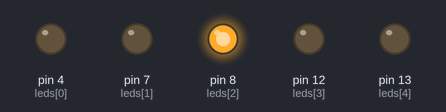
The sketch below on a simulated Arduino Uno, built with avr-gcc and run on an emulated ATmega328P. Parts: output pins drawn as LEDs (lit = HIGH). Random numbers use the default seed unless the sketch sets one.

Above: at 0.1 s.
At 6.1 s:
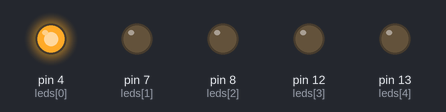
At 10.3 s:
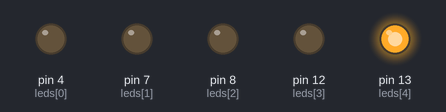
At 18.7 s:
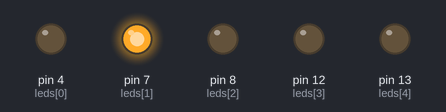
At 28.75 s:
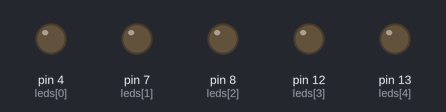
At 39.1 s:
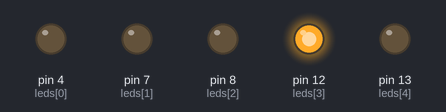
Timing chart, 0 to 40.0 s (numbered marks = the images above):
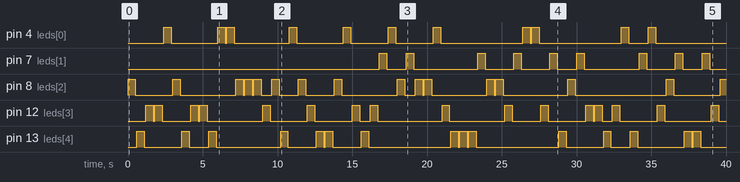

Measured:
- by itself, pin 4 (leds[0]): LOW → HIGH at 2.4 s, → LOW 0.50 s later, → HIGH 3.1 s later, → LOW 0.50 s later, … (22 changes in this stretch)
- by itself, pin 7 (leds[1]): LOW → HIGH at 16.8 s, → LOW 0.50 s later, → HIGH 1.3 s later, → LOW 0.50 s later, … (18 changes in this stretch)
- by itself, pin 8 (leds[2]): LOW → HIGH at 0.00 s, → LOW 0.50 s later, → HIGH 2.5 s later, → LOW 0.50 s later, … (31 changes in this stretch)
- by itself, pin 12 (leds[3]): LOW → HIGH at 1.2 s, → LOW 0.50 s later, → HIGH 0.10 s later, → LOW 0.50 s later, … (32 changes in this stretch)
- by itself, pin 13 (leds[4]): LOW → HIGH at 0.60 s, → LOW 0.50 s later, → HIGH 2.5 s later, → LOW 0.50 s later, … (30 changes in this stretch)

The sketch:

memory_game.ino
```cpp
#define red 13
#define blue 12
#define yellow 8
#define green 7
#define white 4

int leds[] = {4, 7, 8, 12, 13};

void setup() {
  // put your setup code here, to run once:
  for (int i = 0; i < 5; i++) {
    pinMode(leds[i], OUTPUT);
  }

}

void loop() {
  // put your main code here, to run repeatedly:
  int rnd = random(0,5);
digitalWrite(leds[rnd], HIGH);
delay(500);
digitalWrite(leds[rnd], LOW);
delay(100);

}
```
